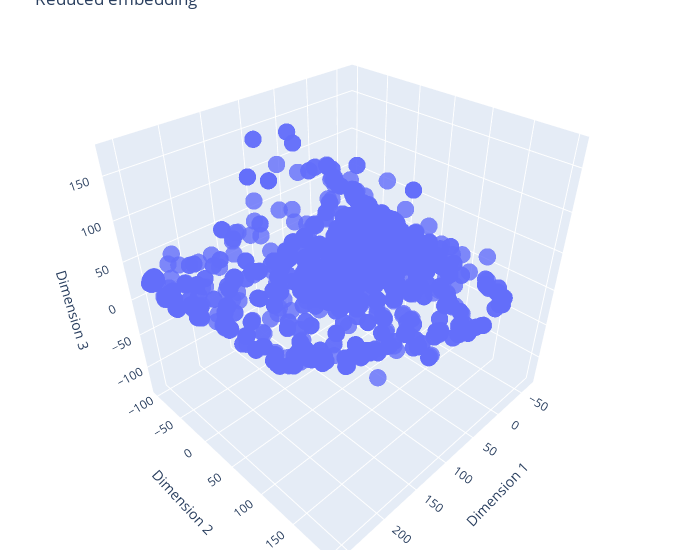

This figure's notebook cell:
### Markdown cell above
Visualize dimensionality reduction with TSNE

### Code cell
embedding_TSNE = data_visualization(skeletons_descriptors, method='tsne', n_components=3, n_neighbors=15)

### Figure 1 — Plotly figure (JSON) as saved in the notebook; plotly's stock layout.template omitted (floating-point values rounded to 4 significant figures; data arrays with more than 128 entries replaced by an {"elided": "..."} marker saying what was removed)
{"data": [{"marker": {"opacity": 0.8, "size": 6}, "mode": "markers", "type": "scatter3d", "x": {"elided": "7086 float values"}, "y": {"elided": "7086 float values"}, "z": {"elided": "7086 float values"}}], "layout": {"autosize": true, "margin": {"b": 10, "l": 10, "r": 20, "t": 10}, "scene": {"xaxis": {"title": {"text": "Dimension 1"}}, "yaxis": {"title": {"text": "Dimension 2"}}, "zaxis": {"title": {"text": "Dimension 3"}}}, "title": {"text": "Reduced embedding"}, "width": 700}}
